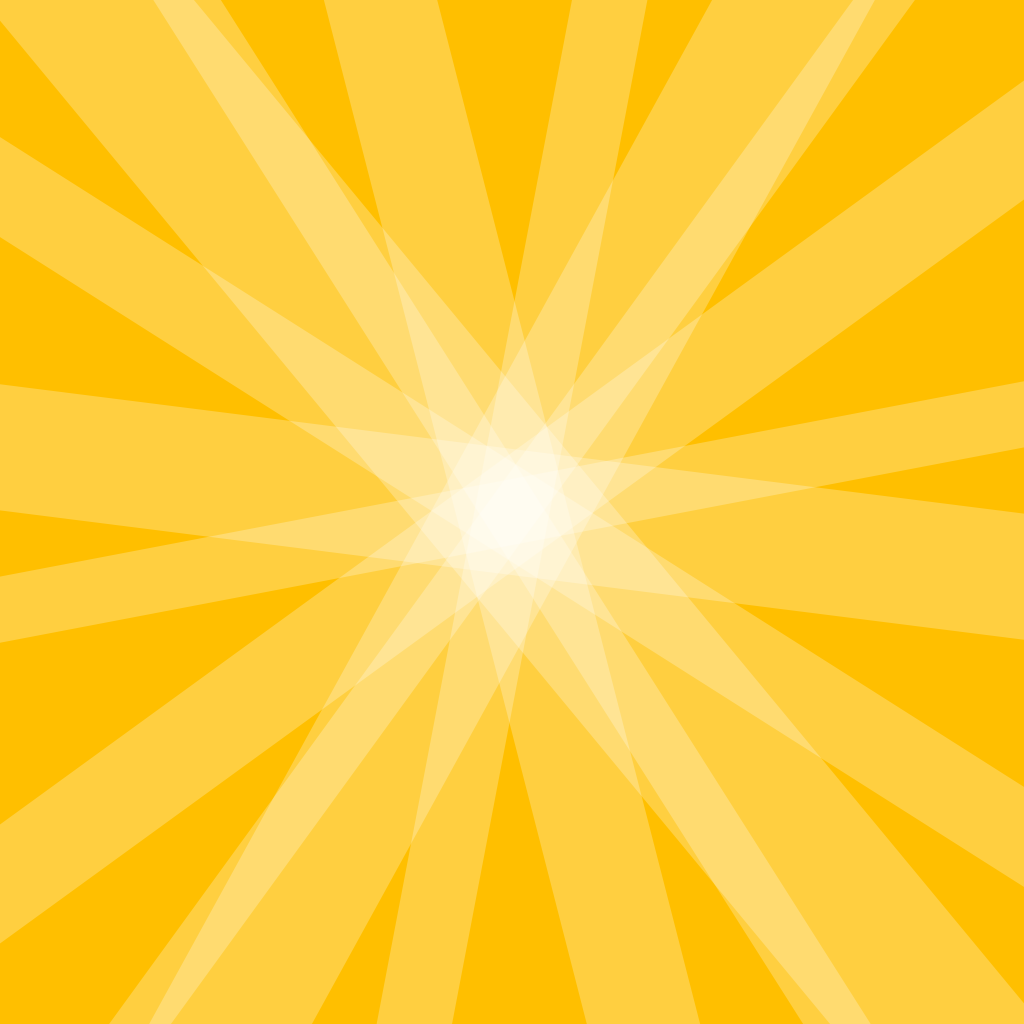
Frame 1 (no input)
Frame 60 (the mouse pressed at the canvas centre just before this capture): identical to frame 1, image omitted
Frame 120 (the mouse held since frame 60 and released just before this capture): identical to frame 1, image omitted

The Processing sketch that drew this single still picture (run headless with seeded random() and noise(); from frame 60 on, the mouse is pressed at the canvas centre):

// Processing sketch: transformations_demonstrations
// ── transformations_demonstrations.pde
void setup() {
  size(1024, 1024);
  rectMode(CENTER);
  

}

void draw(){
  background(#FFBF00); 
  fill (255, 64); 
  translate( width/2 , height/2); 
  
  // for visualizing center axis
  //stroke(0); 
  //line(-9999, 0, 9999, 0); 
  //line(0, -9999, 0, 9999);
  
  // sunburst background
  float shrinkAmunt = 1.14; 
  float spinAmount = TAU * 0.31; 
  PVector translateAmount = new PVector(0, 0); 
  float shapeLenght = 2760; 
  
  noStroke(); 
  rotate(TAU * - 0.15); // rotate the first rect to the top 
  rect (width/4, 0, shapeLenght, 50);
 
  rotate(spinAmount); 
  scale (shrinkAmunt);
  translate(translateAmount.x, translateAmount.y); 
  rect(width/4, 0, shapeLenght, 50); 
  
  rotate(spinAmount); 
  scale (shrinkAmunt);
  translate(translateAmount.x, translateAmount.y); 
  rect(width/4, 0, shapeLenght, 50); 
  
  rotate(spinAmount); 
  scale (shrinkAmunt);
  translate(translateAmount.x, translateAmount.y); 
  rect(width/4, 0, shapeLenght, 50); 
  
  rotate(spinAmount); 
  scale (shrinkAmunt);
  translate(translateAmount.x, translateAmount.y); 
  rect(width/4, 0, shapeLenght, 50); 
  
  rotate(spinAmount); 
  scale (shrinkAmunt);
  translate(translateAmount.x, translateAmount.y); 
  rect(width/4, 0, shapeLenght, 50); 
  
  rotate(spinAmount); 
  scale (shrinkAmunt);
  translate(translateAmount.x, translateAmount.y); 
  rect(width/4, 0, shapeLenght, 50); 
  
  rotate(spinAmount); 
  scale (shrinkAmunt);
  translate(translateAmount.x, translateAmount.y); 
  rect(width/4, 0, shapeLenght, 50); 
  
  rotate(spinAmount); 
  scale (shrinkAmunt);
  translate(translateAmount.x, translateAmount.y); 
  rect(width/4, 0, shapeLenght, 50); 
  
  rotate(spinAmount); 
  scale (shrinkAmunt);
  translate(translateAmount.x, translateAmount.y); 
  rect(width/4, 0, shapeLenght, 50); 
}
  
